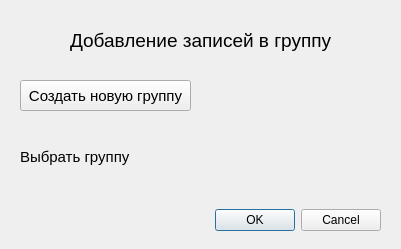
<?xml version="1.0" encoding="UTF-8"?>
<ui version="4.0">
 <class>add_to_group_dialog</class>
 <widget class="QDialog" name="add_to_group_dialog">
  <property name="geometry">
   <rect>
    <x>0</x>
    <y>0</y>
    <width>401</width>
    <height>249</height>
   </rect>
  </property>
  <property name="windowTitle">
   <string>Dialog</string>
  </property>
  <widget class="QDialogButtonBox" name="buttonBox">
   <property name="geometry">
    <rect>
     <x>20</x>
     <y>200</y>
     <width>361</width>
     <height>41</height>
    </rect>
   </property>
   <property name="orientation">
    <enum>Qt::Orientation::Horizontal</enum>
   </property>
   <property name="standardButtons">
    <set>QDialogButtonBox::StandardButton::Cancel|QDialogButtonBox::StandardButton::Ok</set>
   </property>
  </widget>
  <widget class="QPushButton" name="create_new_group_btn">
   <property name="geometry">
    <rect>
     <x>20</x>
     <y>80</y>
     <width>171</width>
     <height>31</height>
    </rect>
   </property>
   <property name="font">
    <font>
     <pointsize>11</pointsize>
    </font>
   </property>
   <property name="text">
    <string>Создать новую группу</string>
   </property>
  </widget>
  <widget class="QLabel" name="label">
   <property name="geometry">
    <rect>
     <x>70</x>
     <y>20</y>
     <width>281</width>
     <height>41</height>
    </rect>
   </property>
   <property name="font">
    <font>
     <pointsize>14</pointsize>
    </font>
   </property>
   <property name="text">
    <string>Добавление записей в группу</string>
   </property>
  </widget>
  <widget class="QWidget" name="">
   <property name="geometry">
    <rect>
     <x>20</x>
     <y>130</y>
     <width>361</width>
     <height>53</height>
    </rect>
   </property>
   <layout class="QVBoxLayout" name="verticalLayout">
    <item>
     <widget class="QLabel" name="label_2">
      <property name="font">
       <font>
        <pointsize>11</pointsize>
       </font>
      </property>
      <property name="text">
       <string>Выбрать группу</string>
      </property>
     </widget>
    </item>
   </layout>
  </widget>
 </widget>
 <resources/>
 <connections>
  <connection>
   <sender>buttonBox</sender>
   <signal>accepted()</signal>
   <receiver>add_to_group_dialog</receiver>
   <slot>accept()</slot>
   <hints>
    <hint type="sourcelabel">
     <x>248</x>
     <y>254</y>
    </hint>
    <hint type="destinationlabel">
     <x>157</x>
     <y>274</y>
    </hint>
   </hints>
  </connection>
  <connection>
   <sender>buttonBox</sender>
   <signal>rejected()</signal>
   <receiver>add_to_group_dialog</receiver>
   <slot>reject()</slot>
   <hints>
    <hint type="sourcelabel">
     <x>316</x>
     <y>260</y>
    </hint>
    <hint type="destinationlabel">
     <x>286</x>
     <y>274</y>
    </hint>
   </hints>
  </connection>
 </connections>
</ui>
